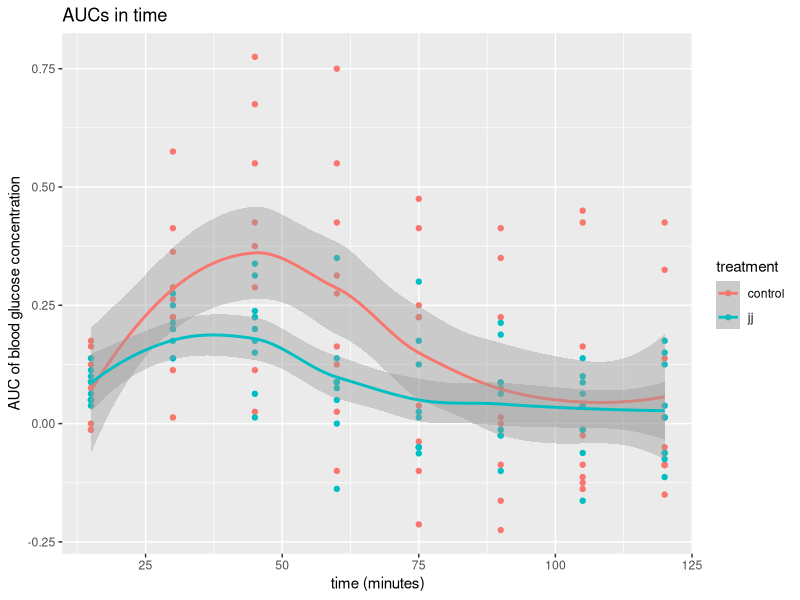

This chart was generated by the following R code: (Note: this script raises an error after producing the figure.)
# Read data
t_control <- read.csv("control.csv")
names(t_control) <- c("t", names(t_control)[-1])
t_control$Gemiddeld <- NULL

t_jj <- read.csv("jj.csv")
names(t_jj) <- c("t", names(t_jj)[-1])
t_jj$Gemiddeld <- NULL

t_control_long <- tidyr::pivot_longer(
  t_control,
  cols = starts_with("X"),
  names_to = "person_id"
)
t_control_long$treatment <- "control"

t_jj_long <- tidyr::pivot_longer(
  t_jj,
  cols = starts_with("X"),
  names_to = "person_id"
)
t_jj_long$treatment <- "jj"
t <- rbind(t_control_long, t_jj_long)
t

library(ggplot2)
ggplot(
  t,
  aes(x = t, y = value, color = treatment)
) + geom_point() + geom_smooth() +
  scale_y_continuous("AUC of blood glucose concentration") +
  scale_x_continuous("time (minutes)") +
  ggtitle("AUCs in time") +
  ggsave("aucs_in_time.png", width = 7, height = 7)

t$person_id <- as.factor(t$person_id)

ggplot(
  t,
  aes(x = t, y = value, color = treatment)
) + geom_point() + geom_smooth() +
  scale_y_continuous("AUC of blood glucose concentration") +
  scale_x_continuous("time (minutes)") +
  ggtitle("AUCs in time") +
  facet_grid(person_id ~ .) +
  ggsave("aucs_in_time_pp.png", width = 7, height = 49)

t$gi <- NA

get_gi <- function(t, time = 15, person_id = "X1") {
  # Get the value for the control
  auc_control <- t[
    t$t == time & t$person_id == person_id & t$treatment == "control",
  ]$value
  # Get the value for the jj
  auc_jj <- t[
    t$t == time & t$person_id == person_id & t$treatment == "jj",
  ]$value

  # GI = jj / control
  auc_jj / auc_control
}

t
for (row_index in seq_len(nrow(t))) {
  t$gi[row_index] <- get_gi(
    t = t, time = t$t[row_index], person_id= t$person_id[row_index]
  )
}
t$gi[is.infinite(t$gi)] <- NA

ggplot(
  t,
  aes(x = t, y = gi, color = treatment)
) + geom_point() + geom_smooth() +
  scale_y_continuous("GI") +
  scale_x_continuous("time (minutes)") +
  ggtitle("GI in time") +
  ggplot2::geom_hline(yintercept = 0.0) +
  ggplot2::geom_hline(yintercept = 0.55) +
  ggplot2::geom_hline(yintercept = 0.70) +
  ggsave("gi_in_time.png", width = 7, height = 49)

# From https://en.wikipedia.org/wiki/Glycemic_index#Grouping
# that means JJ has a low glycemic index
sum_auc_control <- sum(t[t$treatment == "control", ]$value)
sum_auc_jj <- sum(t[t$treatment == "jj", ]$value)

# GI assuming control is glucose (with a GI of 100)
relative_gi <- sum_auc_jj / sum_auc_control

# Compared to white bread, the relative GI is 53%
testthat::expect_equal(relative_gi, 0.526013, tol = 0.000001)

# However, we know that white bread has a glycemic index of around 75
# (instead of 100 of glucose)
gi_control <- 75

# To calculate the GI of JJ we need to decrease the relative GI
gi <- relative_gi * (gi_control / 100.0)
testthat::expect_equal(gi, 0.3945098, tol = 0.000001)

# A GI of 70% is a high GI [2]

## References
#
# * [2] Atkinson, Fiona S., Kaye Foster-Powell, and Jennie C. Brand-Miller. "International tables of glycemic index and glycemic load values: 2008." Diabetes care 31.12 (2008): 2281-2283.
# * [3] https://en.wikipedia.org/wiki/Glycemic_index#Grouping
